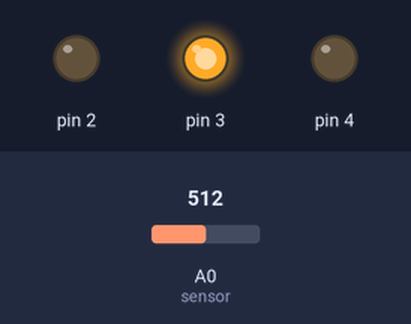
Recording of a sketch running on a simulated Arduino Uno, built with avr-gcc and run on an emulated ATmega328P. On the bench: output pins drawn as LEDs (lit = HIGH). The test bench sets the inputs (shaded band); at power-on: A0 (sensor) = 512. What the sketch prints to the serial monitor is not drawn.

Above: at 1.2 s.
1.3 s: A0 (sensor) set to 106
4.3 s: A0 (sensor) set to 88
Timing chart, 0 to 7.3 s (numbered marks = the images above; inputs shaded):
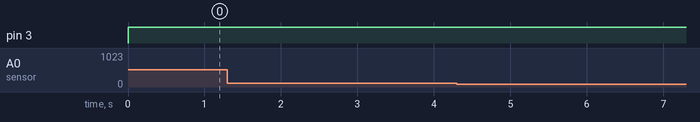

The sketch:

smart-plant-monitoring-system.ino
```cpp
//define the soil moisture pin
#define resistance A0

//define the pins of the 2 LEDs
#define greenLED 3
#define redLED 2

//define the relay module pin
#define relay 4

void setup() {
  Serial.begin(9600); //establish serial communication

  //configure the pins as INPUT or OUTPUT
  pinMode(A0,INPUT);
  pinMode(2,OUTPUT);
  pinMode(3,OUTPUT);
  pinMode(4,OUTPUT);
}

void loop() {
  int soil_resistance = analogRead(A0); //store the resistance value from the soil moisture sensor
  Serial.println(soil_resistance); //print the value stored above

  if(resistance > 800) {
    digitalWrite(2,HIGH); //red LED switches on
    digitalWrite(3,LOW); //green LED switches off
    digitalWrite(4,HIGH); //relay switches on powering up the dc pump, allowing the flow of water
    Serial.println("Water Needed!"); //displays on the serial monitor
    delay(2000);
    digitalWrite(4,LOW); //relay switches off stopping the flow of water
  }
  else if(resistance <= 800) {
    digitalWrite(2,LOW); //red LED switches off
    digitalWrite(3,HIGH); //green LED switches on
    digitalWrite(4,LOW); // relay closes cutting off the power to the dc pump, stopping the flow of water
    Serial.println("Enough Water!"); //displays on the serial monitor
  }
}
```

Measured:
- after the input at 1.3 s, every drawn part: stays the same
- after the input at 4.3 s, every drawn part: stays the same
